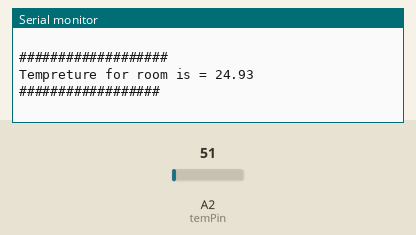
Simulated run of this sketch. Board: Arduino Uno, built with avr-gcc and run on an emulated ATmega328P. Parts: the last lines printed to the serial monitor. The inputs (shaded band) are chosen by the test bench; at power-on: A2 (temPin) = 51.

Above: at 5.8 s.
5.9 s: A2 (temPin) set to 61
At 10.7 s:
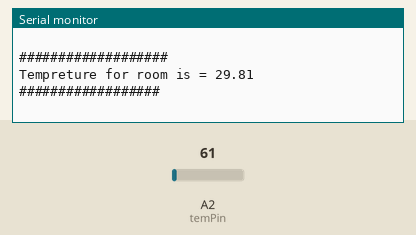
11.9 s: A2 (temPin) set to 71
At 16.2 s:
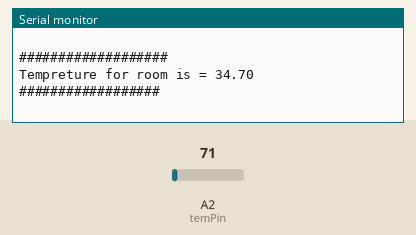
Timing chart, 0 to 17.7 s (numbered marks = the images above; inputs shaded):
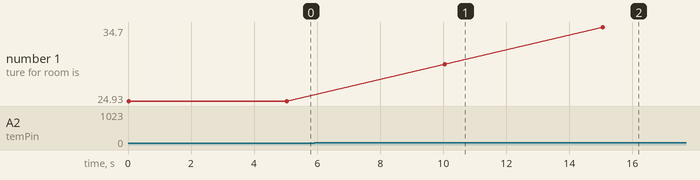

The sketch:

analog_test.ino
```cpp
int temPin = A2;

float temp;
void setup(){
    Serial.begin(9600);
    pinMode(temPin, INPUT);

}

void loop(){
  temp = getTemp();

    Serial.println("");
    Serial.println("###################");
    Serial.print("Tempreture for room is = ");
    Serial.println(temp);
    Serial.println("##################");
    Serial.println(" ");
    delay(5000);

}

float getTemp(){
    int volt = analogRead(temPin);
    float miliVolt = volt*(5.0/1023.0)*1000;
    return (float)miliVolt/10;
}
```

Measured:
- after the input at 5.9 s, the serial monitor: prints a new line after 4.2 s (image 1)
- after the input at 11.9 s, the serial monitor: prints a new line after 3.2 s (image 2)
- plotted number 1: 24.93 → 29.81 after the input at 5.9 s, 29.81 → 34.7 after the input at 11.9 s
